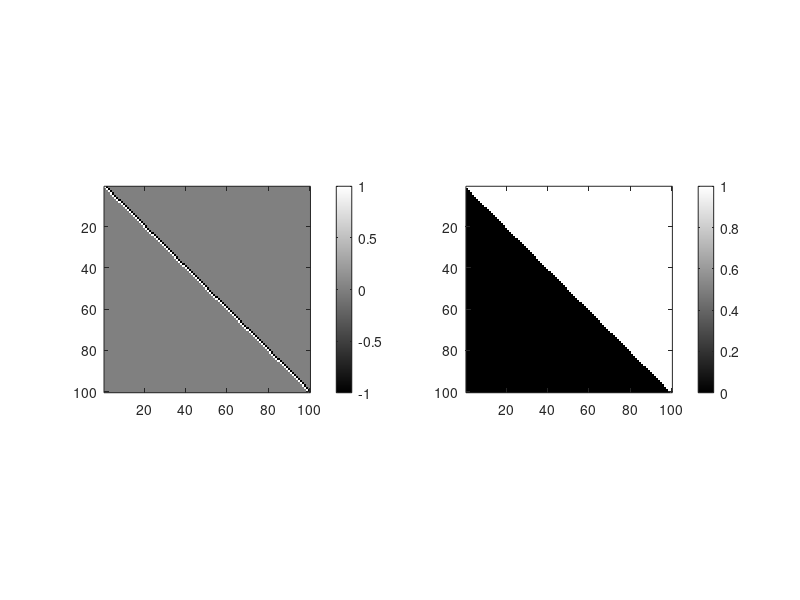

The MATLAB source for this figure:
% Figure - 9.2
% =========================================
% This program presents the 1D TV analysis operator, and the 
% corresponding Heavyside synthesis one.


% Create the TV matrix
n=100; 
T=zeros(n); 
for k=1:1:99,
    T(k,k)=1; 
    T(k,k+1)=-1; 
end;
T(100,100)=1;

% Compute the equivalent synthesis operator
A=inv(T);

% Show them both
figure(1); clf; 
subplot(1,2,1); 
imagesc(T); axis image; 
colormap(gray(256));
colorbar; 
subplot(1,2,2); 
imagesc(A); axis image; 
colormap(gray(256));
colorbar; 
% print -depsc2 Chapter_09_TV_vs_Heaviside.eps